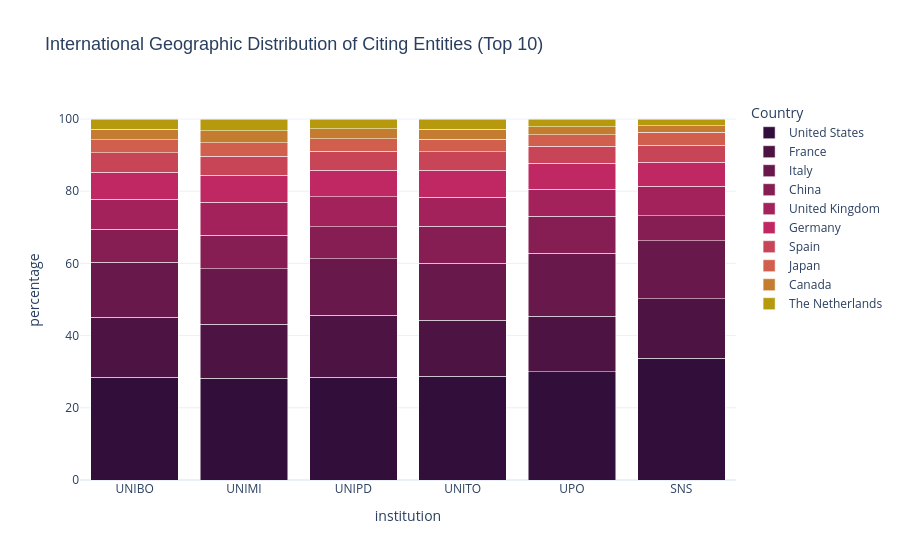
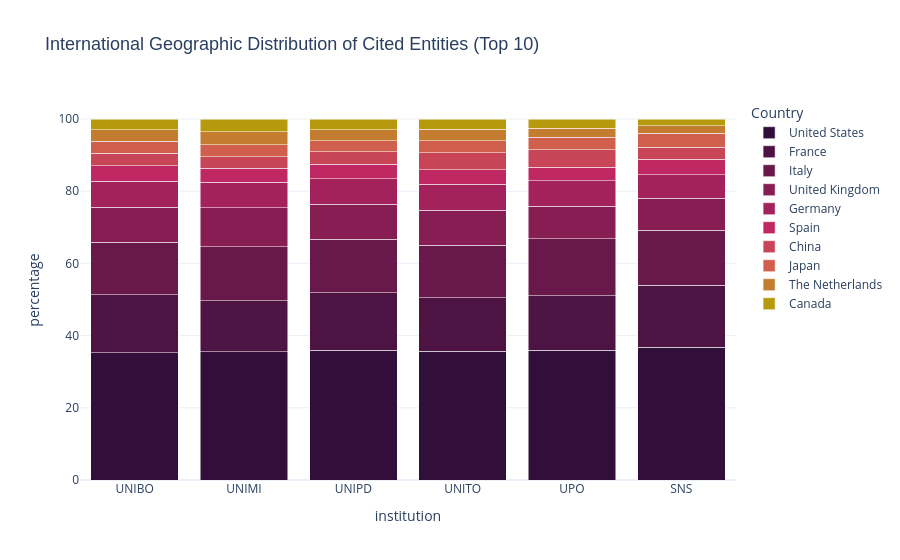

Notebook cell for these charts, in order:
### Markdown cell above
### 3a. Proportional stacked bar chart

This is the starting point for investigating the international connections of the six Italian institutions. First, we establish the baseline geographic distribution of their citation networks. By calculating the proportional contribution of the top 10 cited and citing countries, we map the fundamental orientation of these institutions within the global scientific landscape.

This step is essential to verify whether the institutions operate within a shared international framework or if there are immediate, macro-level discrepancies in their reach.

### Code cell
def plot_proportional_citations(direction, title):
    all_data = []
    
    for inst in INSTITUTIONS:
        df = load_country_data(inst, direction)
        # df = df[df["country_code"] != "IT"]
        all_data.append(df)   
        
    combined_df = pd.concat(all_data, ignore_index=True)
    
    top_10_countries = combined_df.groupby('country_name')['count'].sum().nlargest(10).index

    # Filter the dataframe to keep only those 10 countries
    final_df = combined_df[combined_df['country_name'].isin(top_10_countries)].copy()
    totals = final_df.groupby('institution')['count'].transform('sum')
    final_df['percentage'] = (final_df['count'] / totals) * 100

    colors_10 = [
        '#320E3B',
        '#4D1343',
        '#69184B',
        '#861D53',
        '#A3225B',
        '#BF2862',
        '#C84457',
        '#D0604D',
        '#C47D30',
        '#B7990D'
    ]

    # Create the Plotly chart
    fig = px.bar(
        final_df,
        x="institution",
        y="percentage",
        color="country_name",
        title=title,
        category_orders={"country_name": list(top_10_countries)}, 
        color_discrete_sequence=colors_10,
        labels={
            "Percentage": "Proportion among Top 10 (%)",
            "country_name": "Country",
            "Institution": "Institution"
        },
        hover_data={"count": True, "percentage": ':.2f'} 
    )

    fig.update_layout(
        barmode='stack',
        template="plotly_white",
        title_font=dict(size=18, family="Arial, sans-serif"),
        hoverlabel=dict(bgcolor="white", font_size=13),
        legend=dict(
            yanchor="top",
            y=1,
            xanchor="left",
            x=1.02
        )
    )

    fig.show()

# Citing entities (incoming)
plot_proportional_citations(
    direction='incoming', 
    title='International Geographic Distribution of Citing Entities (Top 10)'
)

# Cited entities (outgoing)
plot_proportional_citations(
    direction='outgoing', 
    title='International Geographic Distribution of Cited Entities (Top 10)'
)

### Figure 1 — Plotly figure (JSON) as saved in the notebook; plotly's stock layout.template omitted (floating-point values rounded to 4 significant figures)
{"data": [{"customdata": [[6800261], [7524378], [6699413], [4331610], [1419714], [1704610]], "hovertemplate": "Country=United States<br>institution=%{x}<br>percentage=%{y:.2f}<br>count=%{customdata[0]}<extra></extra>", "legendgroup": "United States", "marker": {"color": "#320E3B", "pattern": {"shape": ""}}, "name": "United States", "orientation": "v", "showlegend": true, "textposition": "auto", "type": "bar", "x": ["UNIBO", "UNIMI", "UNIPD", "UNITO", "UPO", "SNS"], "xaxis": "x", "y": [28.5, 28.21, 28.49, 28.76, 29.92, 33.77], "yaxis": "y"}, {"customdata": [[3956305], [3974384], [4027707], [2326366], [732475], [832178]], "hovertemplate": "Country=France<br>institution=%{x}<br>percentage=%{y:.2f}<br>count=%{customdata[0]}<extra></extra>", "legendgroup": "France", "marker": {"color": "#4D1343", "pattern": {"shape": ""}}, "name": "France", "orientation": "v", "showlegend": true, "textposition": "auto", "type": "bar", "x": ["UNIBO", "UNIMI", "UNIPD", "UNITO", "UPO", "SNS"], "xaxis": "x", "y": [16.58, 14.9, 17.13, 15.45, 15.44, 16.49], "yaxis": "y"}, {"customdata": [[3643907], [4093666], [3676697], [2382213], [825371], [809162]], "hovertemplate": "Country=Italy<br>institution=%{x}<br>percentage=%{y:.2f}<br>count=%{customdata[0]}<extra></extra>", "legendgroup": "Italy", "marker": {"color": "#69184B", "pattern": {"shape": ""}}, "name": "Italy", "orientation": "v", "showlegend": true, "textposition": "auto", "type": "bar", "x": ["UNIBO", "UNIMI", "UNIPD", "UNITO", "UPO", "SNS"], "xaxis": "x", "y": [15.27, 15.35, 15.64, 15.82, 17.39, 16.03], "yaxis": "y"}, {"customdata": [[2167251], [2474737], [2105362], [1537190], [491466], [351083]], "hovertemplate": "Country=China<br>institution=%{x}<br>percentage=%{y:.2f}<br>count=%{customdata[0]}<extra></extra>", "legendgroup": "China", "marker": {"color": "#861D53", "pattern": {"shape": ""}}, "name": "China", "orientation": "v", "showlegend": true, "textposition": "auto", "type": "bar", "x": ["UNIBO", "UNIMI", "UNIPD", "UNITO", "UPO", "SNS"], "xaxis": "x", "y": [9.082, 9.278, 8.955, 10.21, 10.36, 6.956], "yaxis": "y"}, {"customdata": [[1986678], [2464796], [1954354], [1218955], [353275], [407263]], "hovertemplate": "Country=United Kingdom<br>institution=%{x}<br>percentage=%{y:.2f}<br>count=%{customdata[0]}<extra></extra>", "legendgroup": "United Kingdom", "marker": {"color": "#A3225B", "pattern": {"shape": ""}}, "name": "United Kingdom", "orientation": "v", "showlegend": true, "textposition": "auto", "type": "bar", "x": ["UNIBO", "UNIMI", "UNIPD", "UNITO", "UPO", "SNS"], "xaxis": "x", "y": [8.325, 9.241, 8.312, 8.093, 7.445, 8.069], "yaxis": "y"}, {"customdata": [[1801165], [1981830], [1718998], [1133248], [340974], [336956]], "hovertemplate": "Country=Germany<br>institution=%{x}<br>percentage=%{y:.2f}<br>count=%{customdata[0]}<extra></extra>", "legendgroup": "Germany", "marker": {"color": "#BF2862", "pattern": {"shape": ""}}, "name": "Germany", "orientation": "v", "showlegend": true, "textposition": "auto", "type": "bar", "x": ["UNIBO", "UNIMI", "UNIPD", "UNITO", "UPO", "SNS"], "xaxis": "x", "y": [7.548, 7.43, 7.311, 7.524, 7.186, 6.676], "yaxis": "y"}, {"customdata": [[1262588], [1407611], [1228815], [766861], [225149], [236551]], "hovertemplate": "Country=Spain<br>institution=%{x}<br>percentage=%{y:.2f}<br>count=%{customdata[0]}<extra></extra>", "legendgroup": "Spain", "marker": {"color": "#C84457", "pattern": {"shape": ""}}, "name": "Spain", "orientation": "v", "showlegend": true, "textposition": "auto", "type": "bar", "x": ["UNIBO", "UNIMI", "UNIPD", "UNITO", "UPO", "SNS"], "xaxis": "x", "y": [5.291, 5.277, 5.226, 5.091, 4.745, 4.687], "yaxis": "y"}, {"customdata": [[889572], [991329], [816958], [521225], [151521], [183263]], "hovertemplate": "Country=Japan<br>institution=%{x}<br>percentage=%{y:.2f}<br>count=%{customdata[0]}<extra></extra>", "legendgroup": "Japan", "marker": {"color": "#D0604D", "pattern": {"shape": ""}}, "name": "Japan", "orientation": "v", "showlegend": true, "textposition": "auto", "type": "bar", "x": ["UNIBO", "UNIMI", "UNIPD", "UNITO", "UPO", "SNS"], "xaxis": "x", "y": [3.728, 3.717, 3.475, 3.461, 3.193, 3.631], "yaxis": "y"}, {"customdata": [[676387], [899881], [650406], [409513], [100383], [93764]], "hovertemplate": "Country=Canada<br>institution=%{x}<br>percentage=%{y:.2f}<br>count=%{customdata[0]}<extra></extra>", "legendgroup": "Canada", "marker": {"color": "#C47D30", "pattern": {"shape": ""}}, "name": "Canada", "orientation": "v", "showlegend": true, "textposition": "auto", "type": "bar", "x": ["UNIBO", "UNIMI", "UNIPD", "UNITO", "UPO", "SNS"], "xaxis": "x", "y": [2.834, 3.374, 2.766, 2.719, 2.116, 1.858], "yaxis": "y"}, {"customdata": [[679657], [860709], [632707], [434624], [104654], [92588]], "hovertemplate": "Country=The Netherlands<br>institution=%{x}<br>percentage=%{y:.2f}<br>count=%{customdata[0]}<extra></extra>", "legendgroup": "The Netherlands", "marker": {"color": "#B7990D", "pattern": {"shape": ""}}, "name": "The Netherlands", "orientation": "v", "showlegend": true, "textposition": "auto", "type": "bar", "x": ["UNIBO", "UNIMI", "UNIPD", "UNITO", "UPO", "SNS"], "xaxis": "x", "y": [2.848, 3.227, 2.691, 2.886, 2.206, 1.834], "yaxis": "y"}], "layout": {"barmode": "stack", "hoverlabel": {"bgcolor": "white", "font": {"size": 13}}, "legend": {"title": {"text": "Country"}, "tracegroupgap": 0, "x": 1.02, "xanchor": "left", "y": 1, "yanchor": "top"}, "title": {"font": {"family": "Arial, sans-serif", "size": 18}, "text": "International Geographic Distribution of Citing Entities (Top 10)"}, "xaxis": {"anchor": "y", "domain": [0, 1], "title": {"text": "institution"}}, "yaxis": {"anchor": "x", "domain": [0, 1], "title": {"text": "percentage"}}}}

### Figure 2 — Plotly figure (JSON) as saved in the notebook; plotly's stock layout.template omitted (floating-point values rounded to 4 significant figures)
{"data": [{"customdata": [[8894677], [8484881], [8328775], [5802385], [1839362], [1895148]], "hovertemplate": "Country=United States<br>institution=%{x}<br>percentage=%{y:.2f}<br>count=%{customdata[0]}<extra></extra>", "legendgroup": "United States", "marker": {"color": "#320E3B", "pattern": {"shape": ""}}, "name": "United States", "orientation": "v", "showlegend": true, "textposition": "auto", "type": "bar", "x": ["UNIBO", "UNIMI", "UNIPD", "UNITO", "UPO", "SNS"], "xaxis": "x", "y": [35.25, 35.51, 35.9, 35.67, 35.88, 36.75], "yaxis": "y"}, {"customdata": [[4043901], [3388501], [3707497], [2414267], [774085], [886781]], "hovertemplate": "Country=France<br>institution=%{x}<br>percentage=%{y:.2f}<br>count=%{customdata[0]}<extra></extra>", "legendgroup": "France", "marker": {"color": "#4D1343", "pattern": {"shape": ""}}, "name": "France", "orientation": "v", "showlegend": true, "textposition": "auto", "type": "bar", "x": ["UNIBO", "UNIMI", "UNIPD", "UNITO", "UPO", "SNS"], "xaxis": "x", "y": [16.03, 14.18, 15.98, 14.84, 15.1, 17.2], "yaxis": "y"}, {"customdata": [[3669866], [3561816], [3425451], [2371095], [810006], [788104]], "hovertemplate": "Country=Italy<br>institution=%{x}<br>percentage=%{y:.2f}<br>count=%{customdata[0]}<extra></extra>", "legendgroup": "Italy", "marker": {"color": "#69184B", "pattern": {"shape": ""}}, "name": "Italy", "orientation": "v", "showlegend": true, "textposition": "auto", "type": "bar", "x": ["UNIBO", "UNIMI", "UNIPD", "UNITO", "UPO", "SNS"], "xaxis": "x", "y": [14.54, 14.9, 14.77, 14.58, 15.8, 15.28], "yaxis": "y"}, {"customdata": [[2461117], [2591121], [2252398], [1559899], [462489], [456472]], "hovertemplate": "Country=United Kingdom<br>institution=%{x}<br>percentage=%{y:.2f}<br>count=%{customdata[0]}<extra></extra>", "legendgroup": "United Kingdom", "marker": {"color": "#861D53", "pattern": {"shape": ""}}, "name": "United Kingdom", "orientation": "v", "showlegend": true, "textposition": "auto", "type": "bar", "x": ["UNIBO", "UNIMI", "UNIPD", "UNITO", "UPO", "SNS"], "xaxis": "x", "y": [9.754, 10.84, 9.709, 9.589, 9.022, 8.853], "yaxis": "y"}, {"customdata": [[1828283], [1688354], [1634980], [1189999], [361098], [331879]], "hovertemplate": "Country=Germany<br>institution=%{x}<br>percentage=%{y:.2f}<br>count=%{customdata[0]}<extra></extra>", "legendgroup": "Germany", "marker": {"color": "#A3225B", "pattern": {"shape": ""}}, "name": "Germany", "orientation": "v", "showlegend": true, "textposition": "auto", "type": "bar", "x": ["UNIBO", "UNIMI", "UNIPD", "UNITO", "UPO", "SNS"], "xaxis": "x", "y": [7.246, 7.065, 7.048, 7.315, 7.044, 6.436], "yaxis": "y"}, {"customdata": [[1051307], [915216], [954895], [646346], [194901], [220170]], "hovertemplate": "Country=Spain<br>institution=%{x}<br>percentage=%{y:.2f}<br>count=%{customdata[0]}<extra></extra>", "legendgroup": "Spain", "marker": {"color": "#BF2862", "pattern": {"shape": ""}}, "name": "Spain", "orientation": "v", "showlegend": true, "textposition": "auto", "type": "bar", "x": ["UNIBO", "UNIMI", "UNIPD", "UNITO", "UPO", "SNS"], "xaxis": "x", "y": [4.167, 3.83, 4.116, 3.973, 3.802, 4.27], "yaxis": "y"}, {"customdata": [[878920], [759944], [793334], [772710], [249751], [175110]], "hovertemplate": "Country=China<br>institution=%{x}<br>percentage=%{y:.2f}<br>count=%{customdata[0]}<extra></extra>", "legendgroup": "China", "marker": {"color": "#C84457", "pattern": {"shape": ""}}, "name": "China", "orientation": "v", "showlegend": true, "textposition": "auto", "type": "bar", "x": ["UNIBO", "UNIMI", "UNIPD", "UNITO", "UPO", "SNS"], "xaxis": "x", "y": [3.483, 3.18, 3.42, 4.75, 4.872, 3.396], "yaxis": "y"}, {"customdata": [[842595], [788894], [706201], [523139], [174466], [195846]], "hovertemplate": "Country=Japan<br>institution=%{x}<br>percentage=%{y:.2f}<br>count=%{customdata[0]}<extra></extra>", "legendgroup": "Japan", "marker": {"color": "#D0604D", "pattern": {"shape": ""}}, "name": "Japan", "orientation": "v", "showlegend": true, "textposition": "auto", "type": "bar", "x": ["UNIBO", "UNIMI", "UNIPD", "UNITO", "UPO", "SNS"], "xaxis": "x", "y": [3.339, 3.301, 3.044, 3.216, 3.403, 3.798], "yaxis": "y"}, {"customdata": [[800205], [864671], [712786], [517491], [132319], [108248]], "hovertemplate": "Country=The Netherlands<br>institution=%{x}<br>percentage=%{y:.2f}<br>count=%{customdata[0]}<extra></extra>", "legendgroup": "The Netherlands", "marker": {"color": "#C47D30", "pattern": {"shape": ""}}, "name": "The Netherlands", "orientation": "v", "showlegend": true, "textposition": "auto", "type": "bar", "x": ["UNIBO", "UNIMI", "UNIPD", "UNITO", "UPO", "SNS"], "xaxis": "x", "y": [3.171, 3.618, 3.072, 3.181, 2.581, 2.099], "yaxis": "y"}, {"customdata": [[761331], [853746], [682977], [470773], [127973], [98583]], "hovertemplate": "Country=Canada<br>institution=%{x}<br>percentage=%{y:.2f}<br>count=%{customdata[0]}<extra></extra>", "legendgroup": "Canada", "marker": {"color": "#B7990D", "pattern": {"shape": ""}}, "name": "Canada", "orientation": "v", "showlegend": true, "textposition": "auto", "type": "bar", "x": ["UNIBO", "UNIMI", "UNIPD", "UNITO", "UPO", "SNS"], "xaxis": "x", "y": [3.017, 3.573, 2.944, 2.894, 2.496, 1.912], "yaxis": "y"}], "layout": {"barmode": "stack", "hoverlabel": {"bgcolor": "white", "font": {"size": 13}}, "legend": {"title": {"text": "Country"}, "tracegroupgap": 0, "x": 1.02, "xanchor": "left", "y": 1, "yanchor": "top"}, "title": {"font": {"family": "Arial, sans-serif", "size": 18}, "text": "International Geographic Distribution of Cited Entities (Top 10)"}, "xaxis": {"anchor": "y", "domain": [0, 1], "title": {"text": "institution"}}, "yaxis": {"anchor": "x", "domain": [0, 1], "title": {"text": "percentage"}}}}
